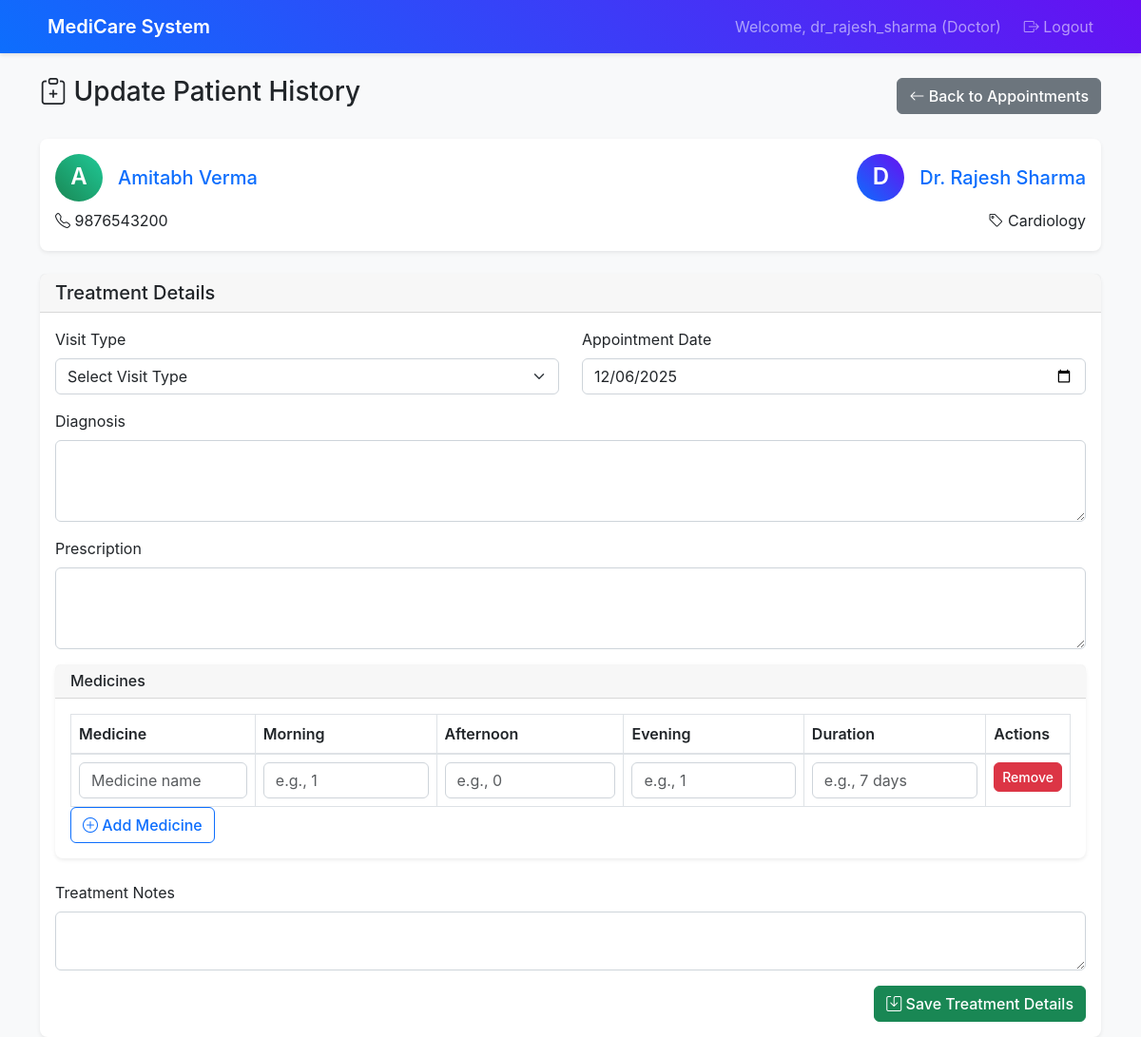
Page /doctor/appointment/1/update-history (signed in) on the committed database.
### app.py (models this page shows)
class Patient(db.Model):
    __tablename__ = 'patients'
    id: Mapped[int] = mapped_column(primary_key=True)
    user_id: Mapped[int] = mapped_column(db.ForeignKey('users.id'), nullable=False)
    name: Mapped[str] = mapped_column(nullable=False)
    phone: Mapped[str] = mapped_column()
    address: Mapped[str] = mapped_column()
    created_at: Mapped[datetime] = mapped_column(default=datetime.utcnow)
    user = db.relationship('User', back_populates='patient')
    appointments = db.relationship('Appointment', back_populates='patient')

class Doctor(db.Model):
    __tablename__ = 'doctors'
    id: Mapped[int] = mapped_column(primary_key=True)
    user_id: Mapped[int] = mapped_column(db.ForeignKey('users.id'), nullable=False)
    name: Mapped[str] = mapped_column(nullable=False)
    specialization: Mapped[str] = mapped_column(nullable=True)
    phone: Mapped[str] = mapped_column(nullable=True)
    availability_days: Mapped[str] = mapped_column(nullable=True)
    availability_hours: Mapped[str] = mapped_column(nullable=True)
    availability_slots: Mapped[str] = mapped_column(nullable=True)
    created_at: Mapped[datetime] = mapped_column(default=datetime.utcnow)
    user = db.relationship('User', back_populates='doctor')
    appointments = db.relationship('Appointment', back_populates='doctor')

class Appointment(db.Model):
    __tablename__ = 'appointments'
    id: Mapped[int] = mapped_column(primary_key=True)
    patient_id: Mapped[int] = mapped_column(db.ForeignKey('patients.id'), nullable=False)
    doctor_id: Mapped[int] = mapped_column(db.ForeignKey('doctors.id'), nullable=False)
    appointment_date: Mapped[date] = mapped_column(nullable=False)
    appointment_time: Mapped[str] = mapped_column(nullable=False)
    status: Mapped[str] = mapped_column(default='booked')  # booked, completed, cancelled
    created_at: Mapped[datetime] = mapped_column(default=datetime.utcnow)
    patient = db.relationship('Patient', back_populates='appointments')
    doctor = db.relationship('Doctor', back_populates='appointments')
    treatment = db.relationship('Treatment', back_populates='appointment', uselist=False)

### routes.py (the view, shortened to what this page needs)
@app.route('/doctor/appointment/<int:appointment_id>/update-history', methods=['GET', 'POST'])
@login_required
@role_required(['doctor'])
def update_patient_history(appointment_id):
    doctor = Doctor.query.join(User).filter(User.id == session['user_id']).first()
    if not doctor:
        flash('Doctor profile not found', 'error')
        return redirect(url_for('logout'))
    appointment = Appointment.query.join(Patient).filter(
        Appointment.id == appointment_id,
        Appointment.doctor_id == doctor.id
    ).first()
    treatment = Treatment.query.filter(Treatment.appointment_id == appointment_id).first()
    if not appointment:
        flash('Appointment not found or you do not have permission to access it', 'error')
        return redirect(url_for('doctor_dashboard'))
    patient = Patient.query.filter(Patient.id == appointment.patient_id).first()
    appointment_data = {
        'id': appointment.id,
        'patient_id': appointment.patient_id,
        'doctor_id': appointment.doctor_id,
        'appointment_date': appointment.appointment_date,
        'appointment_time': appointment.appointment_time,
        'status': appointment.status,
        'created_at': appointment.created_at,
        'diagnosis': treatment.diagnosis if treatment else '',
        'prescription': treatment.prescription if treatment else '',
        'treatment_notes': treatment.treatment_notes if treatment else ''
    }
    return render_template('update_patient_history.html',
                         doctor=doctor,
                         patient=patient,
                         appointment=appointment_data)

### routes.py (called while the page is built)
def login_required(f):
    @wraps(f)
    def decorated_function(*args, **kwargs):
        if 'user_id' not in session:
            return redirect(url_for('login'))
        return f(*args, **kwargs)
    return decorated_function

def role_required(roles):
    def decorator(f):
        @wraps(f)
        def decorated_function(*args, **kwargs):
            if 'user_role' not in session or session['user_role'] not in roles:
                flash('Access denied. Insufficient permissions.', 'error')
                return redirect(url_for('login'))
            return f(*args, **kwargs)
        return decorated_function
    return decorator

### templates/update_patient_history.html (shortened to what this page needs)
{% extends "base.html" %}
{% block content %}
<div class="row">
    <div class="col-12">
        <div class="d-flex justify-content-between align-items-center mb-4">
            <h1 class="h3">
                <i class="bi bi-clipboard-plus"></i> Update Patient History
            </h1>
            <a href="{{ url_for('doctor_appointments') }}" class="btn btn-secondary">
                <i class="bi bi-arrow-left"></i> Back to Appointments
            </a>
        </div>
    </div>
</div>
<div class="row">
    <div class="col-12">
        <div class="card mb-4">
            <div class="card-body">
                <div class="row">
                    <div class="col-md-6">
                        <h5 class="card-title text-primary">
                            <div class="d-flex align-items-center">
                                <div class="avatar bg-success text-white rounded-circle d-flex align-items-center justify-content-center me-3" style="width: 50px; height: 50px;">
                                    {{ patient.name[0] }}
                                </div>
                                {{ patient.name }}
                            </div>
                        </h5>
                        <p class="mb-1"><i class="bi bi-telephone"></i> {{ patient.phone or 'Not provided' }}</p>
                    </div>
                    <div class="col-md-6 text-md-end">
                        <h5 class="card-title text-primary">
                            <div class="d-flex align-items-center justify-content-md-end">
                                <div class="avatar bg-primary text-white rounded-circle d-flex align-items-center justify-content-center me-3" style="width: 50px; height: 50px;">
                                    {{ doctor.name[0] }}
                                </div>
                                {{ doctor.name }}
                            </div>
                        </h5>
                        <p class="mb-1"><i class="bi bi-tag"></i> {{ doctor.specialization }}</p>
                    </div>
                </div>
            </div>
        </div>
        <div class="card">
            <div class="card-header">
                <h5 class="mb-0">Treatment Details</h5>
            </div>
            <div class="card-body">
                <form method="POST">
                    <div class="row">
                        <div class="col-md-6 mb-3">
                            <label for="visit_type" class="form-label">Visit Type</label>
                            <select class="form-select" id="visit_type" name="visit_type" required>
                                <option value="">Select Visit Type</option>
                            </select>
                        </div>
                        <div class="col-md-6 mb-3">
                            <label for="appointment_date" class="form-label">Appointment Date</label>
                            <input type="date" class="form-control" id="appointment_date" name="appointment_date" value="{{ appointment.appointment_date if appointment else '' }}" required>
                        </div>
                    </div>
                    <div class="mb-3">
                        <label for="diagnosis" class="form-label">Diagnosis</label>
                        <textarea class="form-control" id="diagnosis" name="diagnosis" rows="3" required>{{ appointment.diagnosis if appointment.diagnosis else '' }}</textarea>
                    </div>
                    <div class="mb-3">
                        <label for="prescription" class="form-label">Prescription</label>
                        <textarea class="form-control" id="prescription" name="prescription" rows="3" required>{{ appointment.prescription if appointment.prescription else '' }}</textarea>
                    </div>
                    <div class="card mb-4">
                        <div class="card-header">
                            <h6 class="mb-0">Medicines</h6>
                        </div>
                        <div class="card-body">
                            <div class="table-responsive">
                                <table class="table table-bordered" id="medicinesTable">
                                    <thead>
                                        <tr>
                                            <th>Medicine</th>
                                            <th>Morning</th>
                                            <th>Afternoon</th>
                                            <th>Evening</th>
                                            <th>Duration</th>
                                            <th>Actions</th>
                                        </tr>
                                    </thead>
                                    <tbody>
                                        <tr>
                                            <td><input type="text" class="form-control" name="medicine_name[]" placeholder="Medicine name"></td>
                                            <td><input type="text" class="form-control" name="morning_dosage[]" placeholder="e.g., 1"></td>
                                            <td><input type="text" class="form-control" name="afternoon_dosage[]" placeholder="e.g., 0"></td>
                                            <td><input type="text" class="form-control" name="evening_dosage[]" placeholder="e.g., 1"></td>
                                            <td><input type="text" class="form-control" name="duration[]" placeholder="e.g., 7 days"></td>
                                            <td><button type="button" class="btn btn-danger btn-sm remove-medicine">Remove</button></td>
                                        </tr>
                                    </tbody>
                                </table>
                            </div>
                            <button type="button" class="btn btn-outline-primary" id="addMedicineRow">
                                <i class="bi bi-plus-circle"></i> Add Medicine
                            </button>
                        </div>
                    </div>
                    <div class="mb-3">
                        <label for="treatment_notes" class="form-label">Treatment Notes</label>
                        <textarea class="form-control" id="treatment_notes" name="treatment_notes" rows="2">{{ appointment.treatment_notes if appointment.treatment_notes else '' }}</textarea>
                    </div>
                    <div class="d-grid gap-2 d-md-flex justify-content-md-end">
                        <button type="submit" class="btn btn-success">
                            <i class="bi bi-save"></i> Save Treatment Details
                        </button>
                    </div>
                </form>
            </div>
        </div>
    </div>
</div>
{% endblock %}

### static/style.css (style rules this page uses)
:root { --primary-color: #0d6efd; --success-color: #198754; --info-color: #0dcaf0; --warning-color: #ffc107; --danger-color: #dc3545; --light-color: #f8f9fa; --dark-color: #212529; }
body { background-color: #f8f9fa; font-family: -apple-system, BlinkMacSystemFont, 'Segoe UI', Roboto, sans-serif; }
.card { border: none; box-shadow: 0 0.125rem 0.25rem rgba(0, 0, 0, 0.075); border-radius: 0.5rem; transition: box-shadow 0.15s ease-in-out; }
.card-header { background-color: rgba(0, 0, 0, 0.03); border-bottom: 1px solid rgba(0, 0, 0, 0.125); font-weight: 500; }
.avatar { font-weight: 600; font-size: 1.2em; }
.btn { border-radius: 0.375rem; font-weight: 500; transition: all 0.15s ease-in-out; }
.form-control, .form-select { border-radius: 0.375rem; border: 1px solid #ced4da; transition: border-color 0.15s ease-in-out, box-shadow 0.15s ease-in-out; }
.table { margin-bottom: 0; }
.table th { font-weight: 600; color: var(--dark-color); border-bottom: 2px solid #dee2e6; }
.bg-primary { background: linear-gradient(45deg, #0d6efd, #6610f2) !important; }
.bg-success { background: linear-gradient(45deg, #198754, #20c997) !important; }
.card, .alert { animation: fadeInUp 0.5s ease-out; }

### rows in the picture
Patient: name "A", name "Amitabh Verma", phone "9876543200"
Doctor: name "D", name "Dr. Rajesh Sharma", specialization "Cardiology"
Appointment: appointment_date "12/06/2025"

### other values in the picture
{{ session.username }} "dr_rajesh_sharma"
{{ session.user_role.title() }} "Doctor"
